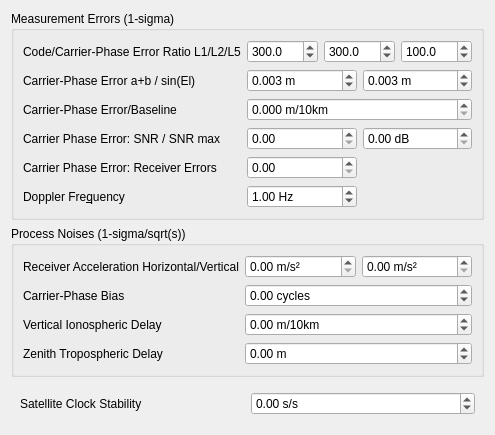
     <widget class="QWidget" name="tabStatistics">
      <property name="toolTip">
       <string/>
      </property>
      <attribute name="title">
       <string>S&amp;tatistics</string>
      </attribute>
      <layout class="QGridLayout" name="gridLayout_4">
       <item row="2" column="0">
        <widget class="QWidget" name="widget_2" native="true">
         <property name="sizePolicy">
          <sizepolicy hsizetype="Preferred" vsizetype="Fixed">
           <horstretch>0</horstretch>
           <verstretch>0</verstretch>
          </sizepolicy>
         </property>
         <layout class="QGridLayout" name="gridLayout_13">
          <item row="0" column="0">
           <widget class="QLabel" name="Label29">
            <property name="text">
             <string>Satellite Clock Stability</string>
            </property>
            <property name="buddy">
             <cstring>sBSatelliteClockStability</cstring>
            </property>
           </widget>
          </item>
          <item row="0" column="1">
           <widget class="ScientificSpinBox" name="sBSatelliteClockStability">
            <property name="toolTip">
             <string>&lt;html&gt;&lt;head/&gt;&lt;body&gt;&lt;p&gt;Set the satellite clock stability (option: &lt;span style=&quot; font-style:italic;&quot;&gt;stats-clkstab&lt;/span&gt;) &lt;/p&gt;&lt;p&gt;The value is used for interpolation of base-station observables.&lt;/p&gt;&lt;p&gt;Unit: s/s&lt;/p&gt;&lt;/body&gt;&lt;/html&gt;</string>
            </property>
            <property name="suffix">
             <string> s/s</string>
            </property>
            <property name="minimum">
             <double>-1.000000000000000</double>
            </property>
            <property name="maximum">
             <double>1.000000000000000</double>
            </property>
           </widget>
          </item>
         </layout>
        </widget>
       </item>
       <item row="1" column="0">
        <widget class="QGroupBox" name="GroupBox4">
         <property name="title">
          <string>Process Noises (1-sigma/sqrt(s))</string>
         </property>
         <layout class="QGridLayout" name="gridLayout_9">
          <item row="3" column="0">
           <widget class="QLabel" name="Label28">
            <property name="text">
             <string>Zenith Tropospheric Delay</string>
            </property>
            <property name="buddy">
             <cstring>sBProcessNoise3</cstring>
            </property>
           </widget>
          </item>
          <item row="1" column="0">
           <widget class="QLabel" name="Label26">
            <property name="text">
             <string>Carrier-Phase Bias</string>
            </property>
            <property name="buddy">
             <cstring>sBProcessNoise1</cstring>
            </property>
           </widget>
          </item>
          <item row="0" column="0">
           <widget class="QLabel" name="Label33">
            <property name="text">
             <string>Receiver Acceleration Horizontal/Vertical</string>
            </property>
            <property name="buddy">
             <cstring>sBProcessNoise4</cstring>
            </property>
           </widget>
          </item>
          <item row="2" column="0">
           <widget class="QLabel" name="Label27">
            <property name="text">
             <string>Vertical Ionospheric Delay</string>
            </property>
            <property name="buddy">
             <cstring>sBProcessNoise2</cstring>
            </property>
           </widget>
          </item>
          <item row="0" column="1">
           <widget class="ScientificSpinBox" name="sBProcessNoise4">
            <property name="toolTip">
             <string>&lt;html&gt;&lt;head/&gt;&lt;body&gt;&lt;p&gt;Set the process noise standard deviation of the receiver acceleration as the horizontal component (&lt;span style=&quot; font-style:italic;&quot;&gt;stats-prnaccelh&lt;/span&gt;).&lt;/p&gt;&lt;p&gt;If receiver dynamics is set to OFF, they are not used.&lt;/p&gt;&lt;p&gt;Unit: m/s2/sqrt(s)&lt;/p&gt;&lt;/body&gt;&lt;/html&gt;</string>
            </property>
            <property name="suffix">
             <string> m/s²</string>
            </property>
            <property name="maximum">
             <double>100.000000000000000</double>
            </property>
           </widget>
          </item>
          <item row="0" column="2">
           <widget class="ScientificSpinBox" name="sBProcessNoise5">
            <property name="toolTip">
             <string>&lt;html&gt;&lt;head/&gt;&lt;body&gt;&lt;p&gt;Set the process noise standard deviation of the receiver acceleration as the vertical component (&lt;span style=&quot; font-style:italic;&quot;&gt;stats-prnaccelv&lt;/span&gt;).&lt;/p&gt;&lt;p&gt;If receiver dynamics is set to OFF, they are not used.&lt;/p&gt;&lt;p&gt;Unit: m/s2/sqrt(s)&lt;/p&gt;&lt;/body&gt;&lt;/html&gt;</string>
            </property>
            <property name="suffix">
             <string> m/s²</string>
            </property>
            <property name="maximum">
             <double>100.000000000000000</double>
            </property>
           </widget>
          </item>
          <item row="1" column="1" colspan="2">
           <widget class="ScientificSpinBox" name="sBProcessNoise1">
            <property name="toolTip">
             <string>&lt;html&gt;&lt;head/&gt;&lt;body&gt;&lt;p&gt;Set the process noise standard deviation of carrier-phase bias/ambiguity (option: &lt;span style=&quot; font-style:italic;&quot;&gt;stats-prnbias&lt;/span&gt;)&lt;/p&gt;&lt;p&gt;Unit: cycle/sqrt(s).&lt;/p&gt;&lt;/body&gt;&lt;/html&gt;</string>
            </property>
            <property name="suffix">
             <string> cycles</string>
            </property>
            <property name="minimum">
             <double>-100.000000000000000</double>
            </property>
            <property name="maximum">
             <double>100.000000000000000</double>
            </property>
           </widget>
          </item>
          <item row="2" column="1" colspan="2">
           <widget class="ScientificSpinBox" name="sBProcessNoise2">
            <property name="toolTip">
             <string>&lt;html&gt;&lt;head/&gt;&lt;body&gt;&lt;p&gt;Set the process noise standard deviation of vertical ionospheric delay per 10 km baseline (option: &lt;span style=&quot; font-style:italic;&quot;&gt;stats-prniono&lt;/span&gt;)&lt;/p&gt;&lt;p&gt;Unit: m/sqrt(s).&lt;/p&gt;&lt;/body&gt;&lt;/html&gt;</string>
            </property>
            <property name="suffix">
             <string> m/10km</string>
            </property>
            <property name="minimum">
             <double>-10000.000000000000000</double>
            </property>
            <property name="maximum">
             <double>10000.000000000000000</double>
            </property>
           </widget>
          </item>
          <item row="3" column="1" colspan="2">
           <widget class="ScientificSpinBox" name="sBProcessNoise3">
            <property name="toolTip">
             <string>&lt;html&gt;&lt;head/&gt;&lt;body&gt;&lt;p&gt;Set the process noise standard deviation of zenith tropospheric delay (option: &lt;span style=&quot; font-style:italic;&quot;&gt;stats-prntrop&lt;/span&gt;)&lt;/p&gt;&lt;p&gt;Unit: m/sqrt(s).&lt;/p&gt;&lt;/body&gt;&lt;/html&gt;</string>
            </property>
            <property name="suffix">
             <string> m</string>
            </property>
            <property name="minimum">
             <double>-1000.000000000000000</double>
            </property>
            <property name="maximum">
             <double>1000.000000000000000</double>
            </property>
           </widget>
          </item>
         </layout>
        </widget>
       </item>
       <item row="0" column="0">
        <widget class="QGroupBox" name="GroupBox3">
         <property name="title">
          <string>Measurement Errors (1-sigma)</string>
         </property>
         <layout class="QGridLayout" name="gridLayout_8">
          <item row="8" column="1" colspan="2">
           <widget class="QDoubleSpinBox" name="sBMeasurementError5">
            <property name="toolTip">
             <string>&lt;html&gt;&lt;head/&gt;&lt;body&gt;&lt;p&gt;Set the standard deviation of Doppler errors (option: &lt;span style=&quot; font-style:italic;&quot;&gt;stats-errdoppler)&lt;/span&gt;&lt;/p&gt;&lt;/body&gt;&lt;/html&gt;</string>
            </property>
            <property name="suffix">
             <string> Hz</string>
            </property>
            <property name="minimum">
             <double>-10000.000000000000000</double>
            </property>
            <property name="maximum">
             <double>10000.000000000000000</double>
            </property>
            <property name="value">
             <double>1.000000000000000</double>
            </property>
           </widget>
          </item>
          <item row="1" column="4">
           <widget class="QDoubleSpinBox" name="sBMeasurementErrorR5">
            <property name="toolTip">
             <string>&lt;html&gt;&lt;head/&gt;&lt;body&gt;&lt;p&gt;Set the ratio of standard deviations of pseudorange errors to carrier-phase errors for L5 (option: &lt;span style=&quot; font-style:italic;&quot;&gt;stats-eratio5&lt;/span&gt;)&lt;/p&gt;&lt;/body&gt;&lt;/html&gt;</string>
            </property>
            <property name="decimals">
             <number>1</number>
            </property>
            <property name="maximum">
             <double>10000.000000000000000</double>
            </property>
            <property name="value">
             <double>100.000000000000000</double>
            </property>
           </widget>
          </item>
          <item row="3" column="0">
           <widget class="QLabel" name="Label7">
            <property name="enabled">
             <bool>true</bool>
            </property>
            <property name="text">
             <string>Carrier-Phase Error a+b / sin(El)</string>
            </property>
            <property name="buddy">
             <cstring>sBMeasurementError2</cstring>
            </property>
           </widget>
          </item>
          <item row="5" column="0">
           <widget class="QLabel" name="Label16">
            <property name="enabled">
             <bool>true</bool>
            </property>
            <property name="text">
             <string>Carrier-Phase Error/Baseline</string>
            </property>
            <property name="buddy">
             <cstring>sBMeasurementError4</cstring>
            </property>
           </widget>
          </item>
          <item row="1" column="2" colspan="2">
           <widget class="QDoubleSpinBox" name="sBMeasurementErrorR2">
            <property name="toolTip">
             <string>&lt;html&gt;&lt;head/&gt;&lt;body&gt;&lt;p&gt;Set the ratio of standard deviations of pseudorange errors to carrier-phase errors for L2 (option: &lt;span style=&quot; font-style:italic;&quot;&gt;stats-eratio2&lt;/span&gt;)&lt;/p&gt;&lt;/body&gt;&lt;/html&gt;</string>
            </property>
            <property name="decimals">
             <number>1</number>
            </property>
            <property name="maximum">
             <double>10000.000000000000000</double>
            </property>
            <property name="value">
             <double>300.000000000000000</double>
            </property>
           </widget>
          </item>
          <item row="1" column="1">
           <widget class="QDoubleSpinBox" name="sBMeasurementErrorR1">
            <property name="toolTip">
             <string>&lt;html&gt;&lt;head/&gt;&lt;body&gt;&lt;p&gt;Set the ratio of standard deviations of pseudorange errors to carrier-phase errors for L1 (option: &lt;span style=&quot; font-style:italic;&quot;&gt;stats-eratio1&lt;/span&gt;)&lt;/p&gt;&lt;/body&gt;&lt;/html&gt;</string>
            </property>
            <property name="decimals">
             <number>1</number>
            </property>
            <property name="maximum">
             <double>10000.000000000000000</double>
            </property>
            <property name="value">
             <double>300.000000000000000</double>
            </property>
           </widget>
          </item>
          <item row="5" column="1" colspan="4">
           <widget class="QDoubleSpinBox" name="sBMeasurementError4">
            <property name="toolTip">
             <string>&lt;html&gt;&lt;head/&gt;&lt;body&gt;&lt;p&gt;Set the baseline-length dependent term of carrier-phase error standard deviation (option: &lt;span style=&quot; font-style:italic;&quot;&gt;stats-errphasebl&lt;/span&gt;)&lt;/p&gt;&lt;/body&gt;&lt;/html&gt;</string>
            </property>
            <property name="suffix">
             <string> m/10km</string>
            </property>
            <property name="decimals">
             <number>3</number>
            </property>
           </widget>
          </item>
          <item row="3" column="3" colspan="2">
           <widget class="QDoubleSpinBox" name="sBMeasurementError3">
            <property name="toolTip">
             <string>&lt;html&gt;&lt;head/&gt;&lt;body&gt;&lt;p&gt;Set the elevation dependent term of carrier-phase error standard deviation (option: &lt;span style=&quot; font-style:italic;&quot;&gt;stats-errphaseel&lt;/span&gt;)&lt;/p&gt;&lt;/body&gt;&lt;/html&gt;</string>
            </property>
            <property name="suffix">
             <string> m</string>
            </property>
            <property name="decimals">
             <number>3</number>
            </property>
            <property name="maximum">
             <double>100.000000000000000</double>
            </property>
            <property name="singleStep">
             <double>0.001000000000000</double>
            </property>
            <property name="value">
             <double>0.003000000000000</double>
            </property>
           </widget>
          </item>
          <item row="6" column="0">
           <widget class="QLabel" name="label_3">
            <property name="text">
             <string>Carrier Phase Error: SNR / SNR max</string>
            </property>
            <property name="buddy">
             <cstring>sBMeasurementErrorSNR</cstring>
            </property>
           </widget>
          </item>
          <item row="3" column="1" colspan="2">
           <widget class="QDoubleSpinBox" name="sBMeasurementError2">
            <property name="toolTip">
             <string>&lt;html&gt;&lt;head/&gt;&lt;body&gt;&lt;p&gt;Set the base term of carrier-phase error standard deviation (option: &lt;span style=&quot; font-style:italic;&quot;&gt;stats-errphase&lt;/span&gt;)&lt;/p&gt;&lt;/body&gt;&lt;/html&gt;</string>
            </property>
            <property name="suffix">
             <string> m</string>
            </property>
            <property name="decimals">
             <number>3</number>
            </property>
            <property name="maximum">
             <double>100.000000000000000</double>
            </property>
            <property name="singleStep">
             <double>0.001000000000000</double>
            </property>
            <property name="value">
             <double>0.003000000000000</double>
            </property>
           </widget>
          </item>
          <item row="1" column="0">
           <widget class="QLabel" name="Label6">
            <property name="enabled">
             <bool>true</bool>
            </property>
            <property name="text">
             <string>Code/Carrier-Phase Error Ratio L1/L2/L5</string>
            </property>
            <property name="buddy">
             <cstring>sBMeasurementErrorR1</cstring>
            </property>
           </widget>
          </item>
          <item row="8" column="0">
           <widget class="QLabel" name="Label10">
            <property name="enabled">
             <bool>true</bool>
            </property>
            <property name="text">
             <string>Doppler Fre&amp;quency</string>
            </property>
            <property name="buddy">
             <cstring>sBMeasurementError5</cstring>
            </property>
           </widget>
          </item>
          <item row="7" column="0">
           <widget class="QLabel" name="label_4">
            <property name="text">
             <string>Carrier Phase Error: Receiver Errors</string>
            </property>
            <property name="buddy">
             <cstring>sBMeasurementErrorReceiver</cstring>
            </property>
           </widget>
          </item>
          <item row="7" column="1" colspan="2">
           <widget class="QDoubleSpinBox" name="sBMeasurementErrorReceiver">
            <property name="toolTip">
             <string>&lt;html&gt;&lt;head/&gt;&lt;body&gt;&lt;p&gt;Set the receiver uncertainty dependent term of carrier-phase error standard deviation (option: &lt;span style=&quot; font-style:italic;&quot;&gt;stats-errrcv&lt;/span&gt;)&lt;/p&gt;&lt;p&gt;u-blox only!&lt;/p&gt;&lt;/body&gt;&lt;/html&gt;</string>
            </property>
           </widget>
          </item>
          <item row="6" column="1" colspan="2">
           <widget class="QDoubleSpinBox" name="sBMeasurementErrorSNR">
            <property name="toolTip">
             <string>&lt;html&gt;&lt;head/&gt;&lt;body&gt;&lt;p&gt;Set the SNR dependent terms of carrier-phase error standard deviation (option: &lt;span style=&quot; font-style:italic;&quot;&gt;stats-errsnr&lt;/span&gt;)&lt;/p&gt;&lt;p&gt;e * 10^(0.1*(SNR_MAX - snr))&lt;/p&gt;&lt;/body&gt;&lt;/html&gt;</string>
            </property>
           </widget>
          </item>
          <item row="6" column="3" colspan="2">
           <widget class="QDoubleSpinBox" name="sBMeasurementErrorSNR_Max">
            <property name="toolTip">
             <string>&lt;html&gt;&lt;head/&gt;&lt;body&gt;&lt;p&gt;Set the max component of the SNR dependent terms of carrier-phase error standard deviation (option: &lt;span style=&quot; font-style:italic;&quot;&gt;stats-snrmax&lt;/span&gt;)&lt;/p&gt;&lt;p&gt;e * 10^(0.1*(SNR_MAX - snr))&lt;/p&gt;&lt;/body&gt;&lt;/html&gt;</string>
            </property>
            <property name="suffix">
             <string> dB</string>
            </property>
           </widget>
          </item>
         </layout>
        </widget>
       </item>
      </layout>
     </widget>
